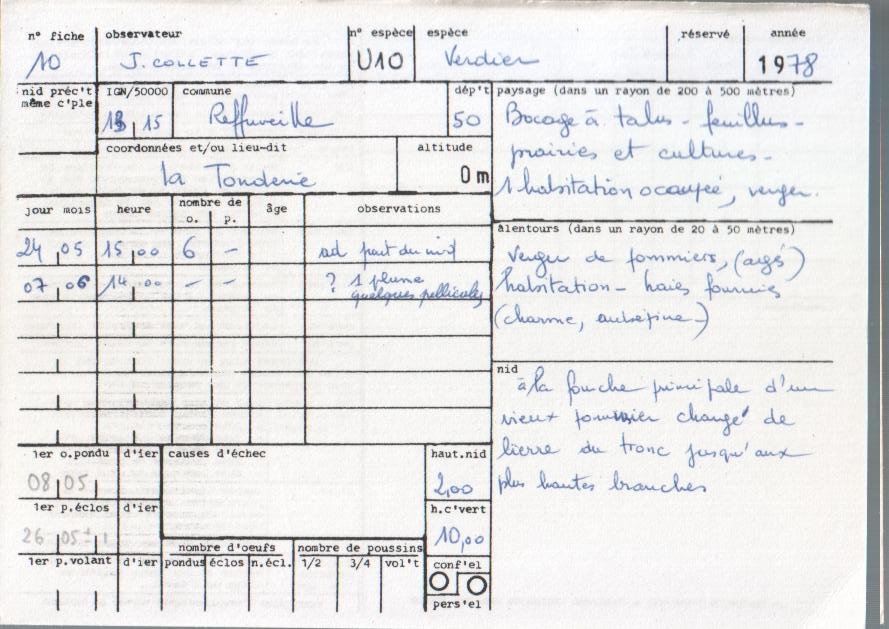
#> input picture Old__Premiers essais__ne pas utiliser/test_scans/029-R.jpg, 889 x 629 px
$ python test_isolation_manuscrit.py   (older library calls are emulated)
#> lines starting #> are read from the running program, lines starting #| are printed output that depends on the picture; after the words box and inside, x2 and y2 are one past the last pixel; in counts of white or black regions, pixels touching at a corner belong together
#> in main, img is the input picture: shape (629, 889, 3); mean B, G, R 228.6, 228.6, 228.9
import cv2
import numpy as np

INPUT_FILE = 'test_scans/029-R.jpg'
OUTPUT_DEBUG = 'debug_isolation'


def remove_lines(image):
    gray = cv2.cvtColor(image, cv2.COLOR_BGR2GRAY)

    # 1. Binarisation inversée (Texte blanc sur fond noir)
    # On utilise bitwise_not pour que les traits soient des valeurs "hautes"
    thresh = cv2.threshold(gray, 0, 255, cv2.THRESH_BINARY_INV + cv2.THRESH_OTSU)[1]
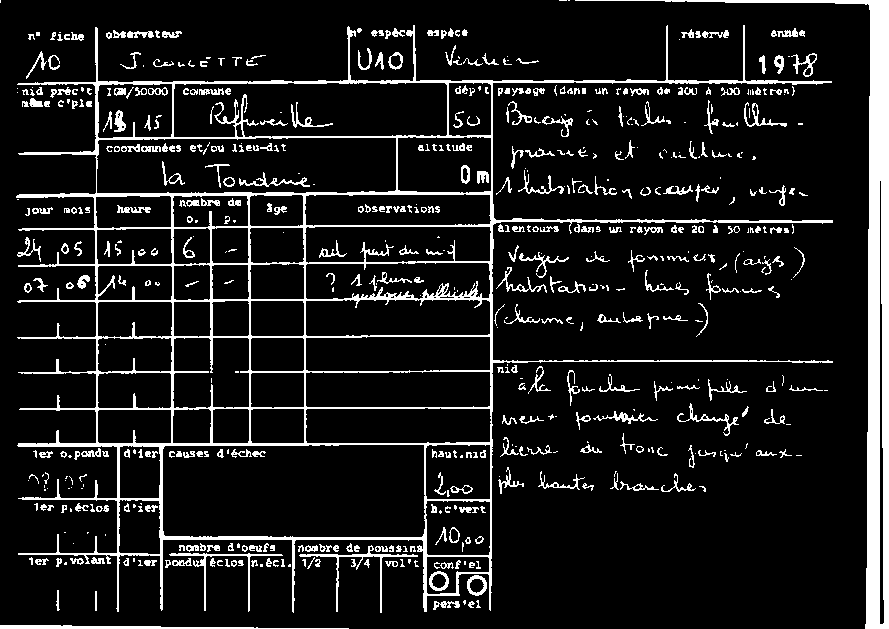
#> thresh: shape (629, 889); 11% white; 603 white regions (217 under 20 px), largest, box (x1, y1, x2, y2) and area: (16, 25, 833, 613) 24761, (575, 0, 889, 629) 12871, (0, 625, 349, 629) 836

    # 2. Détection des lignes Horizontales
    # On cherche des structures qui sont très larges mais très fines
    horizontal_kernel = cv2.getStructuringElement(cv2.MORPH_RECT, (40, 1))
    detect_horizontal = cv2.morphologyEx(thresh, cv2.MORPH_OPEN, horizontal_kernel, iterations=2)
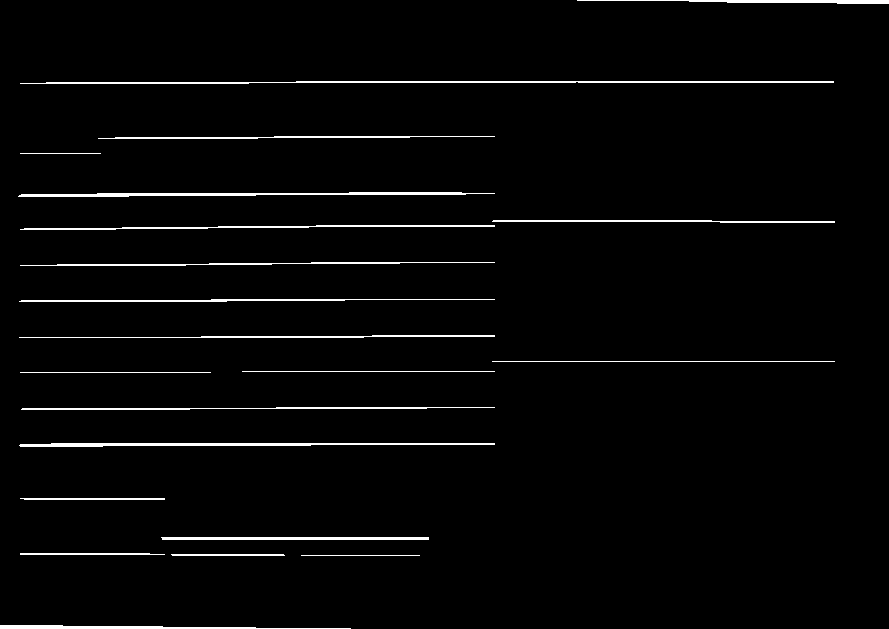
#> detect_horizontal: shape (629, 889); 2.4% white in thin lines or dots

    # 3. Détection des lignes Verticales
    # On cherche des structures qui sont très hautes mais très fines
    vertical_kernel = cv2.getStructuringElement(cv2.MORPH_RECT, (1, 40))
    detect_vertical = cv2.morphologyEx(thresh, cv2.MORPH_OPEN, vertical_kernel, iterations=2)
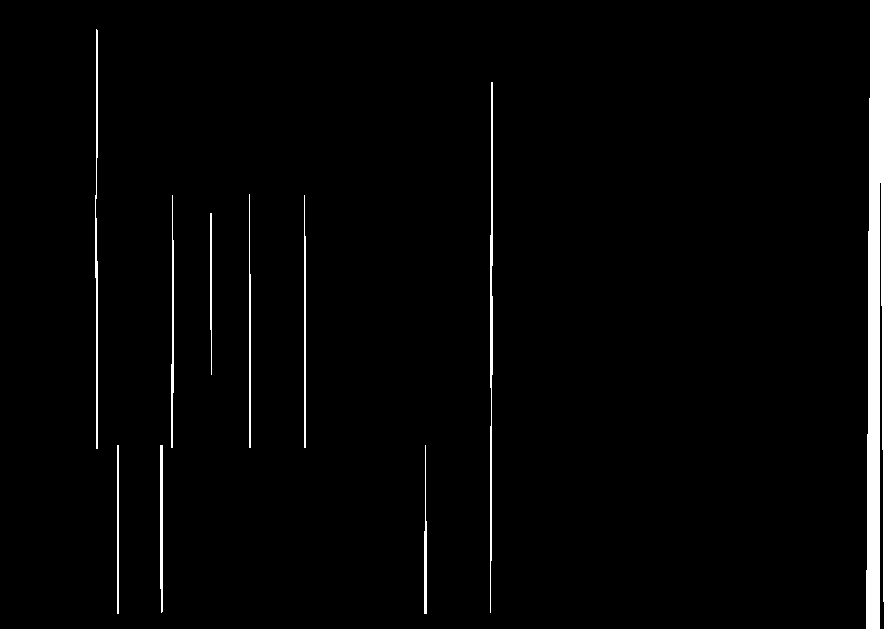
#> detect_vertical: shape (629, 889); 3% white; 10 white regions, largest, box (x1, y1, x2, y2) and area: (866, 0, 889, 629) 12159, (490, 82, 493, 613) 1082, (95, 29, 98, 449) 800

    # 4. Combinaison des grilles (Lignes H + Lignes V)
    mask_lignes = cv2.addWeighted(detect_horizontal, 1, detect_vertical, 1, 0.0)
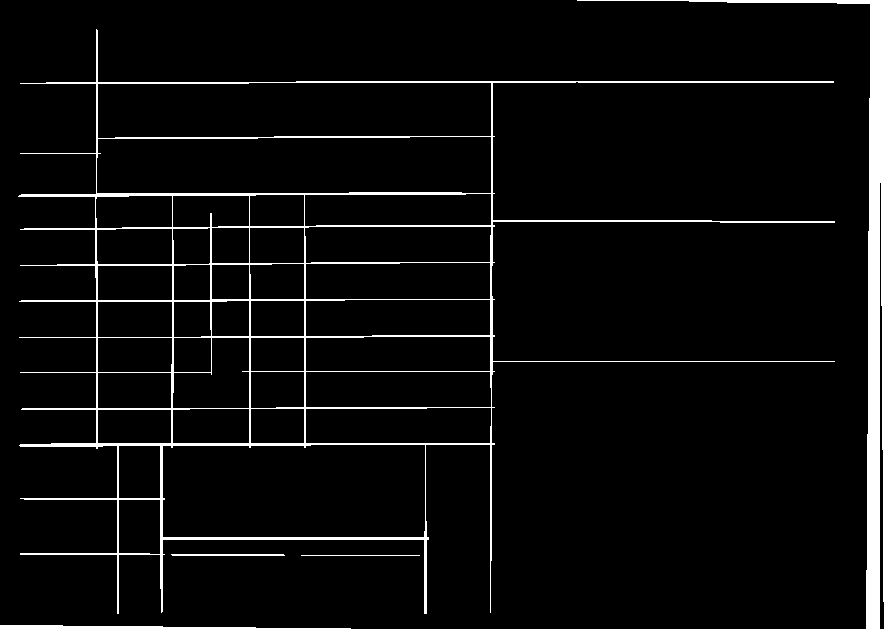
#> mask_lignes: shape (629, 889); 5.4% white; 5 white regions, box (x1, y1, x2, y2) and area: (18, 29, 835, 614) 16296, (577, 0, 889, 629) 12809, (0, 625, 351, 629) 833, (171, 554, 285, 556) 226, (301, 555, 420, 556) 119

    # 5. Dilatation légère des lignes pour être sûr de bien les effacer
    mask_lignes = cv2.dilate(mask_lignes, cv2.getStructuringElement(cv2.MORPH_RECT, (3, 3)), iterations=1)
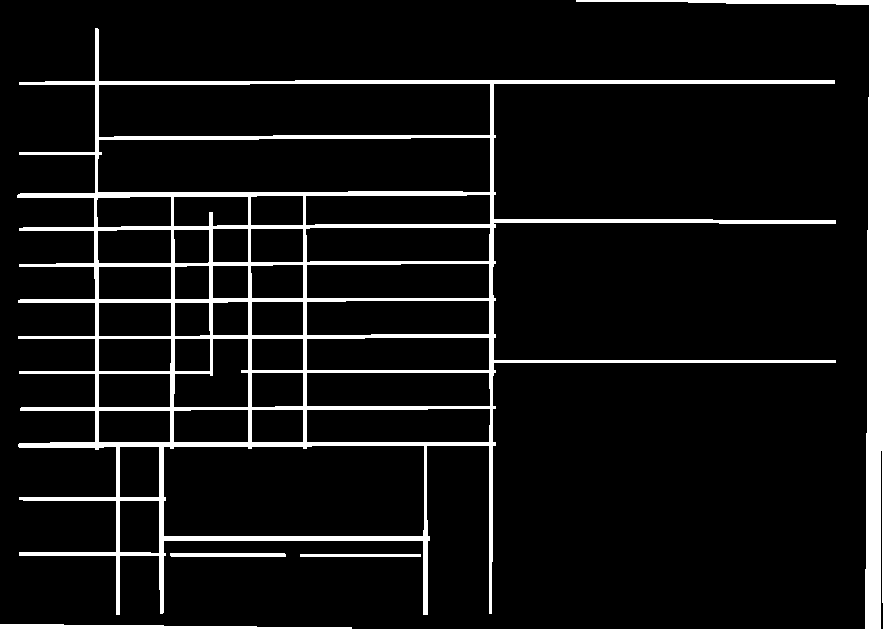
#> mask_lignes: shape (629, 889); 8.9% white; 5 white regions, box (x1, y1, x2, y2) and area: (17, 28, 836, 615) 33242, (576, 0, 889, 629) 14506, (0, 624, 352, 629) 1189, (170, 553, 286, 557) 462, (300, 554, 421, 557) 363

    # 6. Soustraction : On enlève les lignes de l'image originale
    # On utilise inpaint pour "reboucher" les trous laissés par les lignes (optionnel mais propre)
    # Ou plus simplement : on met du blanc là où il y avait des lignes
    resultat = gray.copy()
    # Là où le mask_lignes est blanc (>0), on met du blanc (255) dans l'image finale
    resultat[mask_lignes > 0] = 255
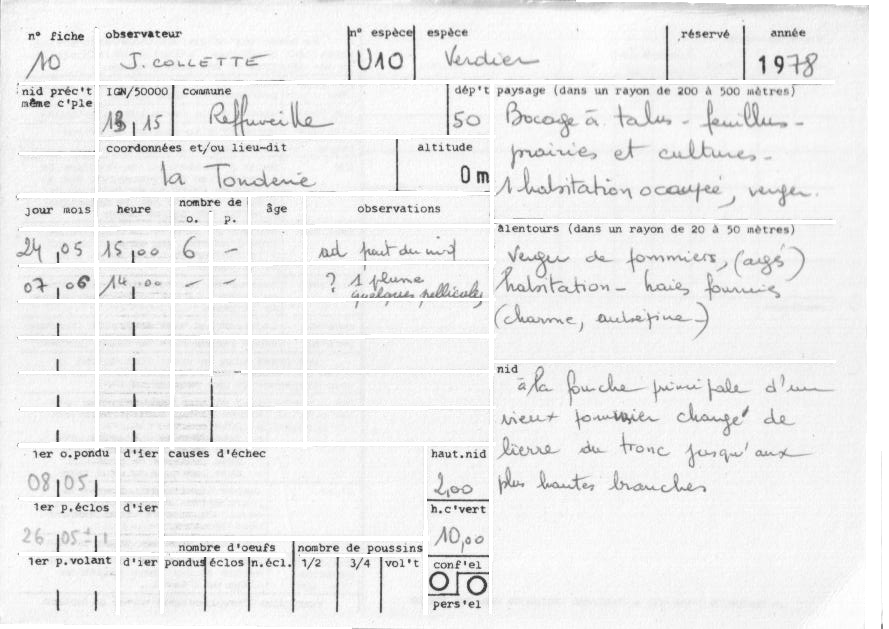
#> resultat: shape (629, 889); min 41, max 255, mean 238.4

    return resultat, mask_lignes


def get_sharpness_score(image_gray):
    return cv2.Laplacian(image_gray, cv2.CV_64F).var()


def main():
    if not os.path.exists(OUTPUT_DEBUG):
        os.makedirs(OUTPUT_DEBUG)

    img = cv2.imread(INPUT_FILE)
    if img is None:
        print("Image introuvable")
        return

    # Nettoyage des lignes
    image_sans_lignes, masque = remove_lines(img)

    # Calcul des scores
    score_original = get_sharpness_score(cv2.cvtColor(img, cv2.COLOR_BGR2GRAY))
#> score_original = 1681.7
    score_texte_seul = get_sharpness_score(image_sans_lignes)
#> score_texte_seul = 1026.5

    print(f"--- RÉSULTATS POUR {INPUT_FILE} ---")
    print(f"Score Netteté GLOBALE (avec tableau) : {score_original:.2f}")
#| Score Netteté GLOBALE (avec tableau) : 1681.73
    print(f"Score Netteté CONTENU (sans tableau) : {score_texte_seul:.2f}")
#| Score Netteté CONTENU (sans tableau) : 1026.50

    # Sauvegarde pour vérification visuelle
    cv2.imwrite(f"{OUTPUT_DEBUG}/etape1_masque_lignes.jpg", masque)
    cv2.imwrite(f"{OUTPUT_DEBUG}/etape2_sans_lignes.jpg", image_sans_lignes)

    print("\nAllez voir l'image 'etape2_sans_lignes.jpg'.")
    print("Est-ce qu'il ne reste bien que le texte (imprimé + manuscrit) ?")


import os

if __name__ == "__main__":
    main()

$ run again, with Old__Premiers essais__ne pas utiliser/test_scans/027-R.jpg copied over Old__Premiers essais__ne pas utiliser/test_scans/029-R.jpg
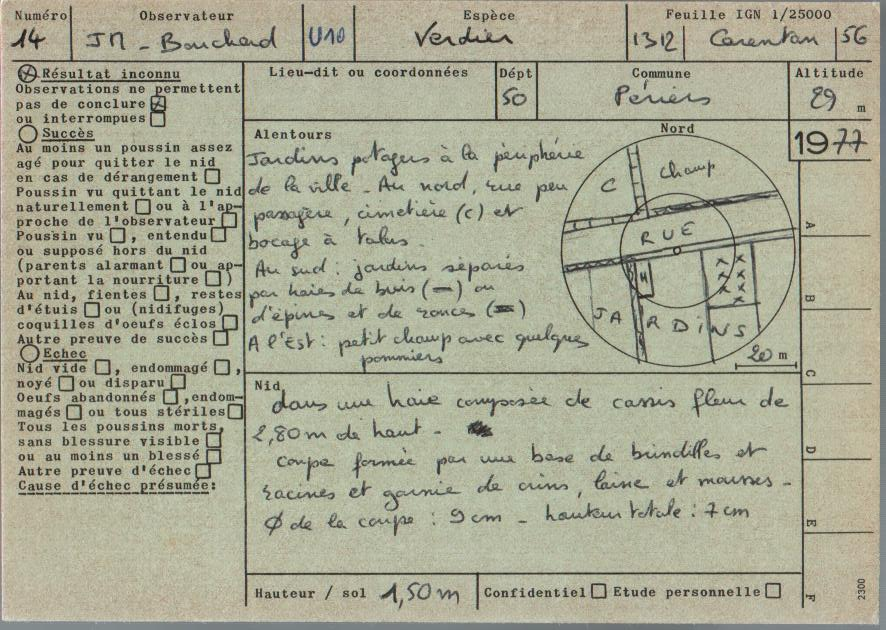
#> input picture Old__Premiers essais__ne pas utiliser/test_scans/027-R.jpg, 886 x 630 px
#> in main, img is the input picture: shape (630, 886, 3); mean B, G, R 148, 169.1, 168.9
#> in remove_lines, `thresh = cv2.threshold(gray, 0, 255, cv2.THRESH_BINARY_INV + cv2.THRES..`:
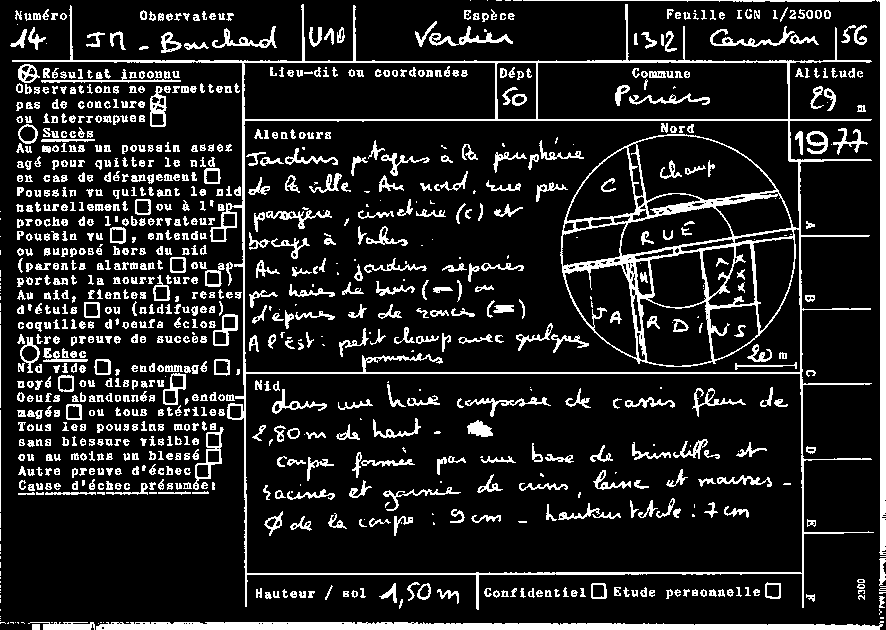
#> thresh: shape (630, 886); 13.9% white; 1030 white regions (157 under 20 px), largest, box (x1, y1, x2, y2) and area: (12, 4, 874, 610) 17623, (96, 621, 884, 630) 5356, (876, 0, 886, 555) 3318
#> detect_horizontal: shape (630, 886); 1.8% white; 9 white regions, largest, box (x1, y1, x2, y2) and area: (98, 624, 884, 630) 4476, (14, 60, 874, 63) 1465, (244, 119, 874, 121) 1259
#> detect_vertical: shape (630, 886); 1% white; 6 white regions, box (x1, y1, x2, y2) and area: (880, 0, 886, 557) 3169, (242, 63, 247, 609) 1192, (799, 161, 804, 610) 881, (788, 62, 790, 164) 202, (0, 412, 1, 514) 102, (0, 327, 1, 410) 83
#> in remove_lines, `resultat[mask_lignes > 0] = 255`:
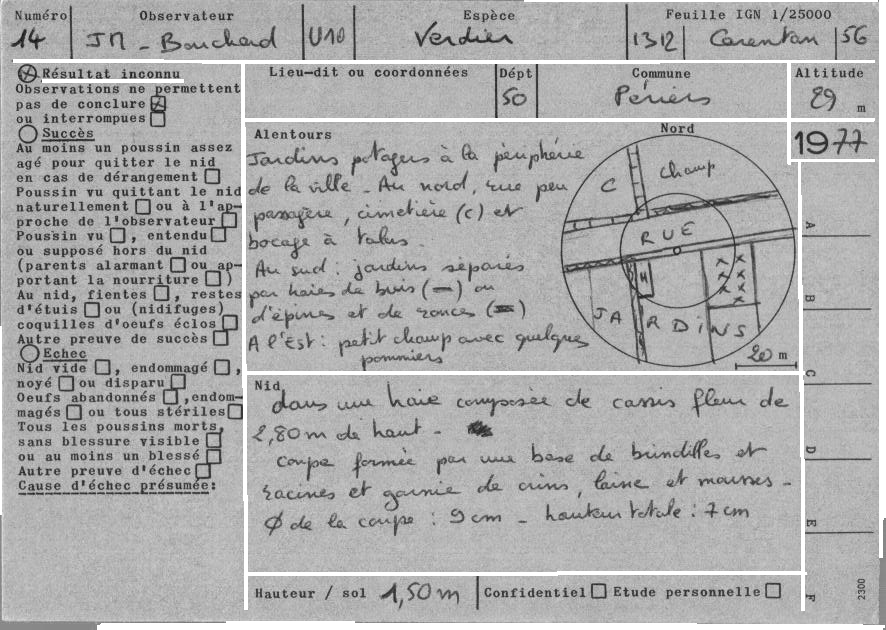
#> resultat: shape (630, 886); min 14, max 255, mean 172.8
#> score_original = 1942.7
#> score_texte_seul = 1944.3
#| Score Netteté GLOBALE (avec tableau) : 1942.68
#| Score Netteté CONTENU (sans tableau) : 1944.34

$ run again, with Old__Premiers essais__ne pas utiliser/test_scans/028-R.jpg copied over Old__Premiers essais__ne pas utiliser/test_scans/029-R.jpg
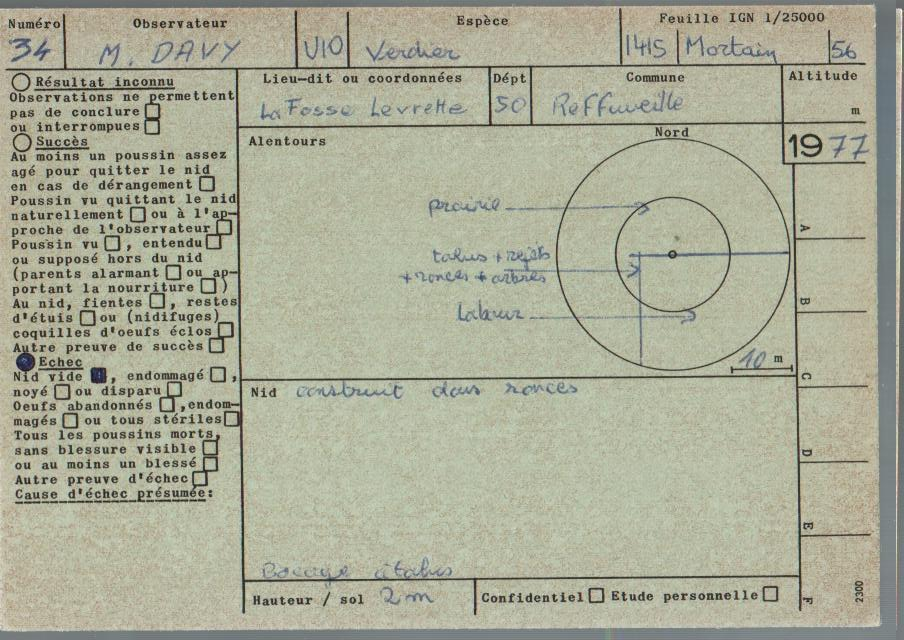
#> input picture Old__Premiers essais__ne pas utiliser/test_scans/028-R.jpg, 904 x 640 px
#> in main, img is the input picture: shape (640, 904, 3); mean B, G, R 151.4, 171.5, 170.1
#> in remove_lines, `thresh = cv2.threshold(gray, 0, 255, cv2.THRESH_BINARY_INV + cv2.THRES..`:
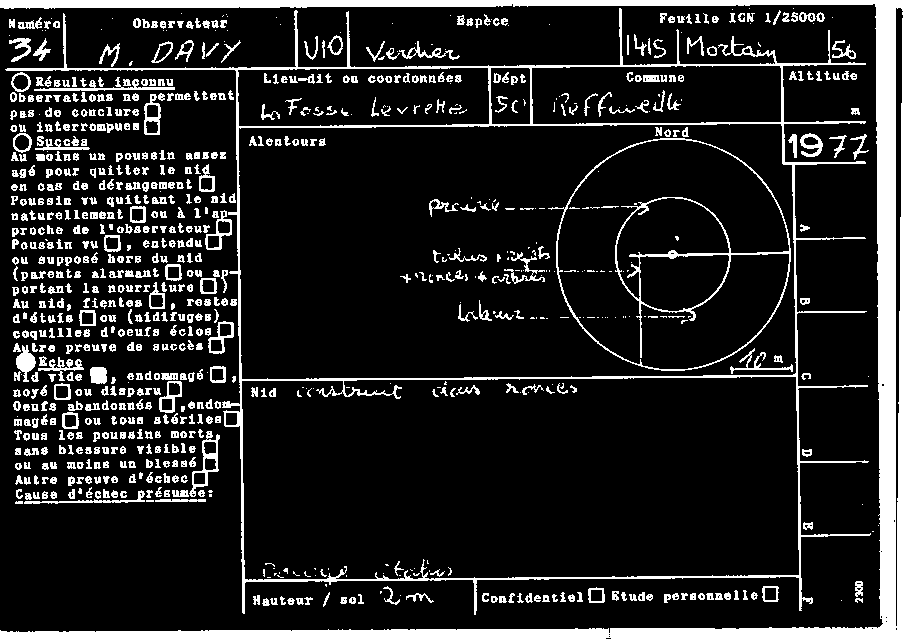
#> thresh: shape (640, 904); 14.1% white; 924 white regions (183 under 20 px), largest, box (x1, y1, x2, y2) and area: (0, 0, 904, 640) 29831, (5, 8, 871, 615) 11950, (548, 138, 791, 371) 2900
#> detect_horizontal: shape (640, 904); 3.7% white; 10 white regions, largest, box (x1, y1, x2, y2) and area: (0, 628, 904, 640) 9355, (0, 0, 904, 8) 5966, (7, 63, 868, 70) 1831
#> detect_vertical: shape (640, 904); 2.9% white; 6 white regions, box (x1, y1, x2, y2) and area: (876, 0, 896, 640) 11318, (897, 0, 904, 640) 2904, (236, 70, 244, 616) 1361, (794, 164, 801, 613) 986, (782, 65, 783, 166) 101, (640, 280, 641, 360) 80
#> in remove_lines, `resultat[mask_lignes > 0] = 255`:
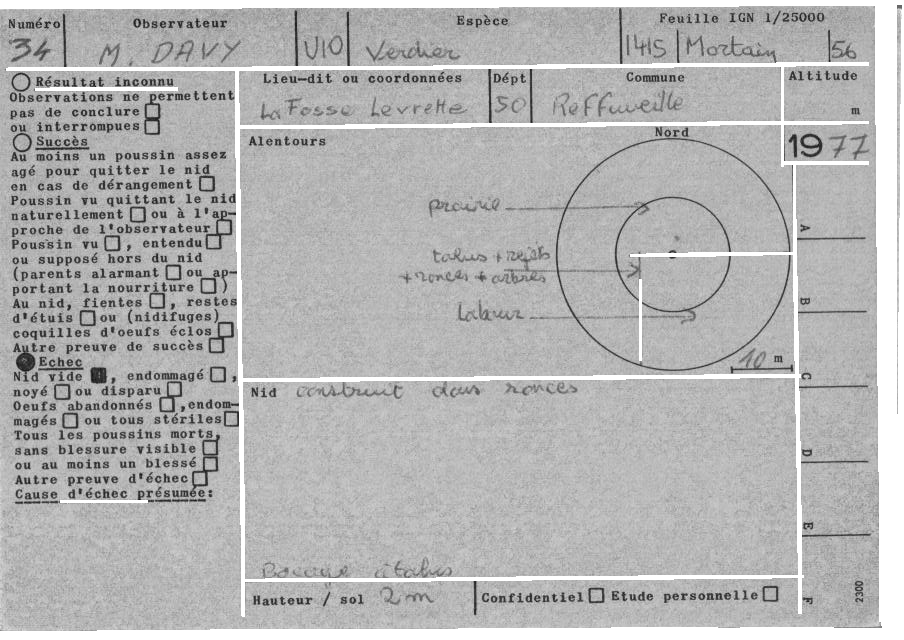
#> resultat: shape (640, 904); min 14, max 255, mean 180.3
#> score_original = 1629.8
#> score_texte_seul = 1640.2
#| Score Netteté GLOBALE (avec tableau) : 1629.80
#| Score Netteté CONTENU (sans tableau) : 1640.17
